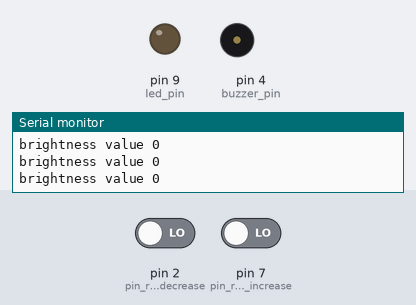
Recording of a program running on a simulated Arduino Uno, built with avr-gcc and run on an emulated ATmega328P. Parts: output pins drawn as LEDs (lit = HIGH), buzzer (waves = sounding, pin HIGH), the last lines printed to the serial monitor. Inputs (shaded band) come from the test bench; at power-on: pin 7 (pin_read_increase) LOW, pin 2 (pin_read_decrease) LOW.

Above: at 1.3 s.
1.4 s: pin 7 (pin_read_increase) driven HIGH
At 3.5 s:
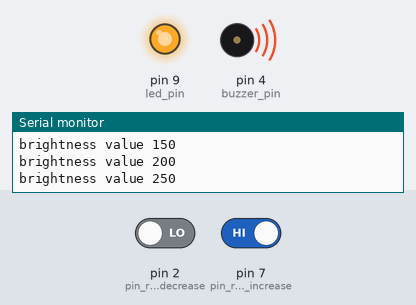
4.4 s: pin 7 (pin_read_increase) driven LOW
At 6.5 s:
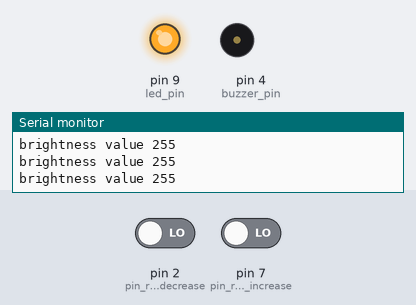
6.9 s: pin 2 (pin_read_decrease) driven HIGH
At 8.9 s:
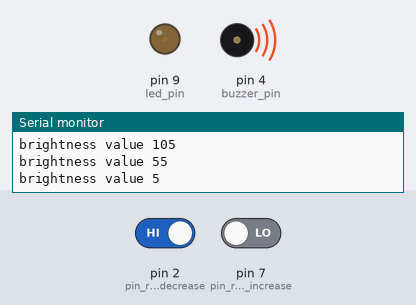
9.9 s: pin 2 (pin_read_decrease) driven LOW
At 12.4 s:
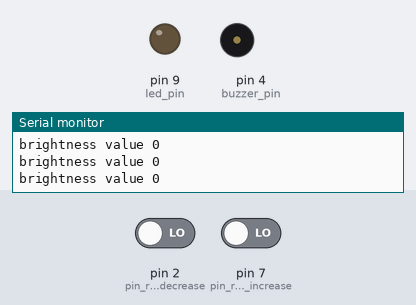
12.9 s: pin 2 (pin_read_decrease) driven HIGH
At 14.4 s:
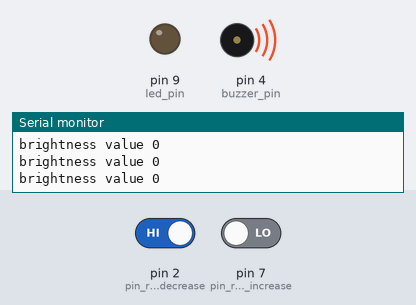
Timing chart, 0 to 15.6 s (numbered marks = the images above; inputs shaded):
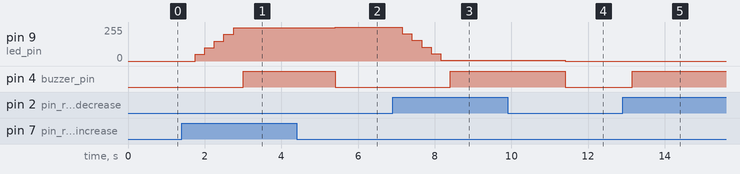

Measured:
- after the input at 1.4 s, pin 9 (led_pin): moves from 0/255 to 250/255 over 1.0 s, starting after 0.35 s; pin 4 (buzzer_pin): LOW → HIGH after 1.6 s
- after the input at 4.4 s, pin 4 (buzzer_pin): goes on until 5.4 s, then stays LOW
- after the input at 6.9 s, pin 9 (led_pin): moves from 255/255 to 5/255 over 1.0 s, starting after 0.26 s; pin 4 (buzzer_pin): LOW → HIGH after 1.5 s
- after the input at 9.9 s, pin 4 (buzzer_pin): goes on until 11.4 s, then stays LOW
- after the input at 12.9 s, pin 4 (buzzer_pin): LOW → HIGH after 0.26 s

The program:

main.cpp
```cpp
#include <Arduino.h>
/*
2 push buttons one to increase brightness other to decrease.
both in steps of say (50).
when min brightness i.e. 0 is reached or max brightness i.e. 255 is reached,
sound the buzzer, so user stops pressing.
*/
const int pin_read_increase= 7;
const int pin_read_decrease= 2;
const int led_pin=9;
const int buzzer_pin=4;
int led_brightness=0;

void setup()
{
  pinMode(pin_read_increase, INPUT);
  pinMode(pin_read_decrease, INPUT);
  pinMode(led_pin, OUTPUT);
  pinMode(buzzer_pin, OUTPUT);
  Serial.begin(9600);
}

void loop()
{
int increase_button_state= digitalRead(pin_read_increase);
int decrease_button_state= digitalRead(pin_read_decrease);
Serial.print("brightness value ");
Serial.print(led_brightness);
Serial.println("");
delay(250);
  if (increase_button_state ==1){
    led_brightness+=50;
    if (led_brightness>255){
      digitalWrite(buzzer_pin, HIGH);
      delay(2400);
      digitalWrite(buzzer_pin, LOW);
      led_brightness=255;
    }
  }
  if (decrease_button_state ==1){
    led_brightness-=50;
      if (led_brightness<0){
      digitalWrite(buzzer_pin, HIGH);
      delay(3000);
      digitalWrite(buzzer_pin, LOW);
      led_brightness=0;
    }
  }
    analogWrite(led_pin,led_brightness);
}
```
